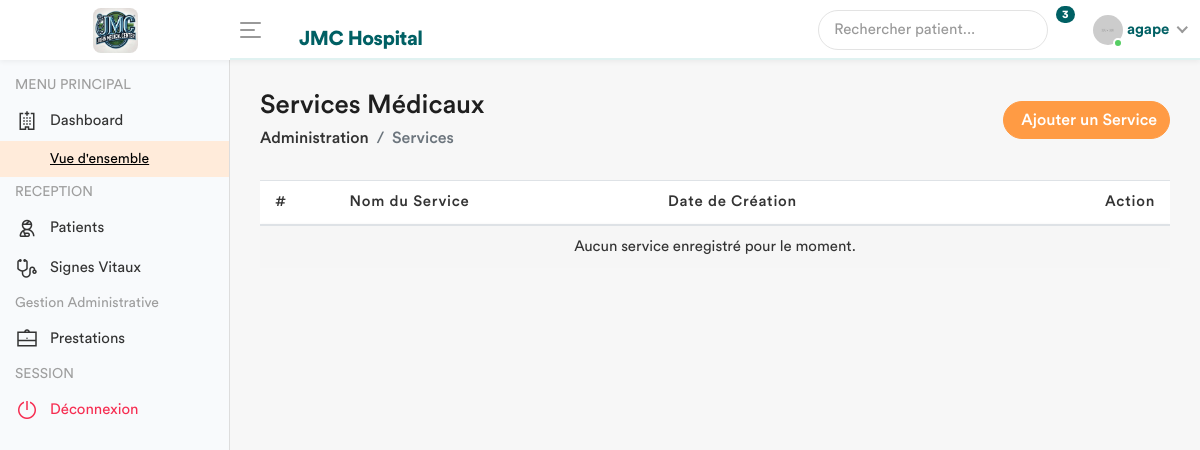
The app's page /services/ (signed in), older data.
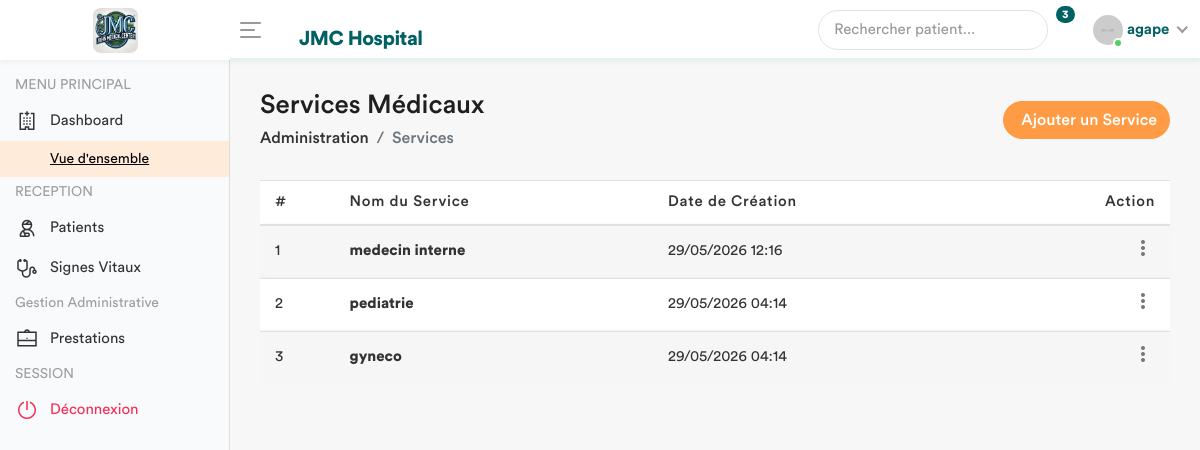
The same page, newer data.
### app/models.py (models this page shows, shortened)
class Service(models.Model):
    nom = models.CharField(max_length=100, unique=True)
    description = models.TextField(blank=True, null=True)
    date_creation = models.DateTimeField(default=timezone.now)
    class Meta:
        verbose_name = "Service"
        verbose_name_plural = "Services"

### app/views.py (the view)
# urls.py: path('services/', views.gestion_services, name='gestion_services'),
@login_required
def gestion_services(request):
    services = Service.objects.all().order_by('-date_creation')
    if request.method == 'POST':
        form = ServiceForm(request.POST)
        if form.is_valid():
            form.save()
            messages.success(request, f"Service '{form.cleaned_data['nom']}' ajouté avec succès.")
            return redirect('gestion_services')
    else:
        form = ServiceForm()
    role = Fonction.objects.filter(userKey = request.user).first()
    fonctionKey = role.fonctionKey.roleName if role else None
    return render(request, 'back-end/service/gestion_services.html', {
        'services': services,
        'form': form ,
        'fonctionKey': fonctionKey
    })

### app/forms.py (shortened to what this page needs)
class ServiceForm(forms.ModelForm):
    class Meta:
        model = Service
        fields = ['nom']
        widgets = {
            'nom': forms.TextInput(attrs={
                'class': 'form-control',
                'placeholder': 'Ex: Gynécologie, Radiographie...'
            }),
        }

### app/templates/back-end/service/gestion_services.html (shortened to what this page needs)
<!DOCTYPE html>
{% load static %}
{% load tz %}
<html lang="fr">
    <head>
        {% include 'back-end/includes/css.html' %}
    </head>
    <body>
        <div class="main-wrapper">
            {% include 'back-end/includes/header.html' %}
            {% include 'back-end/includes/sidebar.html' %}
            <div class="page-wrapper">
                <div class="content container-fluid">
                    <div class="page-header">
                        <div class="row align-items-center">
                            <div class="col">
                                <h3 class="page-title">Services Médicaux</h3>
                                <ul class="breadcrumb">
                                    <li class="breadcrumb-item"><a href="#">Administration</a></li>
                                    <li class="breadcrumb-item active">Services</li>
                                </ul>
                            </div>
                            <div class="col-auto float-right ml-auto">
                                <a href="#" class="btn btn-primary add-btn" data-toggle="modal" data-target="#add_service">
                                     Ajouter un Service
                                </a>
                            </div>
                        </div>
                    </div>
                    <div class="row">
                        <div class="col-md-12">
                            <div class="table-responsive">
                                <table class="table table-striped custom-table mb-0 datatable">
                                    <thead>
                                        <tr>
                                            <th>#</th>
                                            <th>Nom du Service</th>
                                            <th>Date de Création</th>
                                            <th class="text-right">Action</th>
                                        </tr>
                                    </thead>
                                    <tbody>
                                        {% for service in services %}
                                        <tr>
                                            <td>{{ forloop.counter }}</td>
                                            <td><strong>{{ service.nom }}</strong></td>
                                            <td>{{ service.date_creation|localtime|date:"d/m/Y H:i" }}</td>
                                            <td class="text-right">
                                                <div class="dropdown dropdown-action">
                                                    <a href="#" class="action-icon dropdown-toggle" data-toggle="dropdown" aria-expanded="false"><i class="material-icons">more_vert</i></a>
                                                </div>
                                            </td>
                                        </tr>
                                        {% empty %}
                                        <tr>
                                            <td colspan="4" class="text-center">Aucun service enregistré pour le moment.</td>
                                        </tr>
                                        {% endfor %}
                                    </tbody>
                                </table>
                            </div>
                        </div>
                    </div>
                </div>
            </div>
        </div>
    </body>
</html>

Row changes from the older to the newer data that the page shows:
added Service: nom "medecin interne", date_creation "29/05/2026 12:16"
added Service: nom "pediatrie", date_creation "29/05/2026 04:14"
added Service: nom "gyneco", date_creation "29/05/2026 04:14"
Text that changed along with them:
text no longer shown: "Aucun service enregistré pour le moment."
